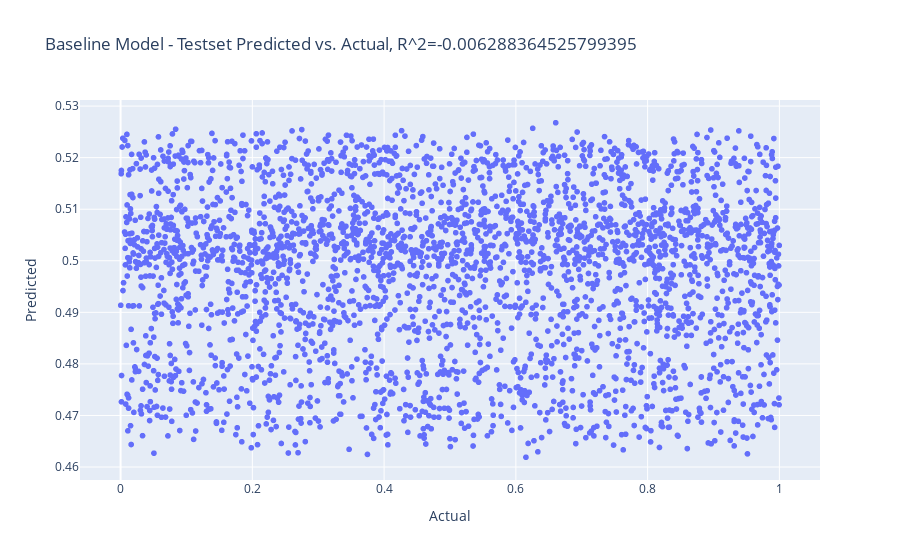

Source (notebook cell):
### Code cell
# Visualise predicted vs. actual while displaying test set r^2
fig = px.scatter(x=y_test, y=y_hat, title=f"Baseline Model - Testset Predicted vs. Actual, R^2={baseline_r2_score}")
fig.update_layout(
    xaxis_title="Actual",
    yaxis_title="Predicted",
).show()

### Figure 1 — Plotly figure (JSON) as saved in the notebook; plotly's stock layout.template omitted (floating-point values rounded to 4 significant figures; data arrays with more than 128 entries replaced by an {"elided": "..."} marker saying what was removed)
{"data": [{"hoverlabel": {"namelength": 0}, "hovertemplate": "x=%{x}<br>y=%{y}", "legendgroup": "", "marker": {"color": "#636efa", "symbol": "circle"}, "mode": "markers", "name": "", "showlegend": false, "type": "scattergl", "x": {"elided": "3000 float values"}, "xaxis": "x", "y": {"elided": "3000 float values"}, "yaxis": "y"}], "layout": {"legend": {"tracegroupgap": 0}, "title": {"text": "Baseline Model - Testset Predicted vs. Actual, R^2=-0.006288364525799395"}, "xaxis": {"anchor": "y", "domain": [0, 1], "title": {"text": "Actual"}}, "yaxis": {"anchor": "x", "domain": [0, 1], "title": {"text": "Predicted"}}}}
